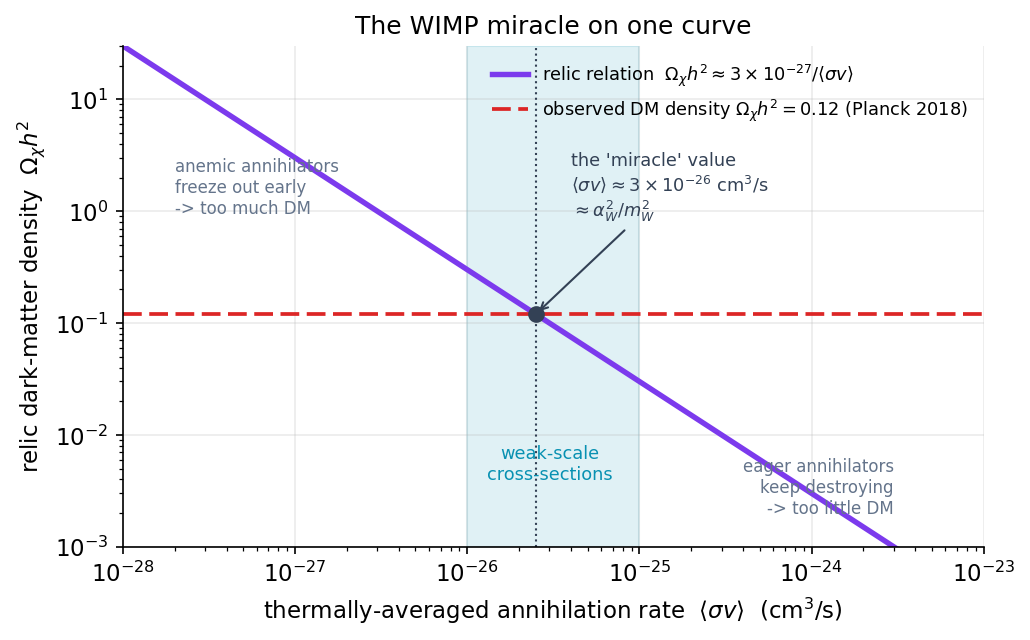

Generate this figure with Python:
import numpy as np, matplotlib
matplotlib.use("Agg")
import matplotlib.pyplot as plt
plt.rcParams.update({"figure.dpi":150,"savefig.dpi":150,"font.size":11,
    "axes.grid":True,"grid.alpha":0.25,"axes.spines.top":False,"axes.spines.right":False,
    "axes.titlesize":12,"figure.facecolor":"white","axes.facecolor":"white"})
C_FW="#7c3aed"; C_NEWTON="#64748b"; C_MOND="#0891b2"; C_DATA="#dc2626"

# Figure 6.2 -- The WIMP miracle on one curve.
# PUBLISHED-RELATION: the standard relic-abundance scaling Omega_chi h^2 ~ 3e-27 / <sigma v>
# (the chapter's Deeper Dive equation) plotted as a model. The measured DM density
# Omega_chi h^2 = 0.12 (Planck 2018) is the horizontal target; the cross-section that hits it,
# ~3e-26 cm^3/s, is the 'miracle' value, which coincides with the weak-scale alpha_W^2/m_W^2.

fig, ax = plt.subplots(figsize=(7,4.4))

sv = np.logspace(-28, -23, 400)            # <sigma v>  cm^3/s
Omega = 3e-27 / sv                          # chapter relic relation
ax.plot(sv, Omega, color=C_FW, lw=2.6,
        label=r"relic relation  $\Omega_\chi h^2 \approx 3\times10^{-27}/\langle\sigma v\rangle$")

Om_obs = 0.12
ax.axhline(Om_obs, color=C_DATA, lw=1.8, ls=(0,(5,2)),
           label=r"observed DM density $\Omega_\chi h^2 = 0.12$ (Planck 2018)")

sv_star = 3e-27 / Om_obs                    # = 2.5e-26 cm^3/s
ax.axvline(sv_star, color="#334155", lw=1.0, ls=":")
ax.plot([sv_star],[Om_obs], "o", color="#334155", ms=7, zorder=5)
ax.annotate("the 'miracle' value\n"+r"$\langle\sigma v\rangle\approx3\times10^{-26}$ cm$^3$/s"+"\n"+r"$\approx\alpha_W^2/m_W^2$",
            xy=(sv_star, Om_obs), xytext=(4e-26, 0.9),
            fontsize=8.5, color="#334155", ha="left",
            arrowprops=dict(arrowstyle="->", color="#334155", lw=1.0))

ax.axvspan(1e-26, 1e-25, color="#0891b2", alpha=0.12, zorder=0)
ax.text(3e-26, 4e-3, "weak-scale\ncross-sections", color=C_MOND, fontsize=8.5, ha="center")

ax.text(2e-28, 3, "anemic annihilators\nfreeze out early\n-> too much DM", fontsize=8, color="#64748b", va="top")
ax.text(3e-24, 2e-3, "eager annihilators\nkeep destroying\n-> too little DM", fontsize=8, color="#64748b", ha="right")

ax.set_xscale("log"); ax.set_yscale("log")
ax.set_xlim(1e-28, 1e-23); ax.set_ylim(1e-3, 30)
ax.set_xlabel(r"thermally-averaged annihilation rate  $\langle\sigma v\rangle$  (cm$^3$/s)")
ax.set_ylabel(r"relic dark-matter density  $\Omega_\chi h^2$")
ax.set_title("The WIMP miracle on one curve")
ax.legend(frameon=False, fontsize=8.5, loc="upper right")
fig.tight_layout(); fig.savefig("ch06_wimp_miracle.png", bbox_inches="tight"); print("ok")
